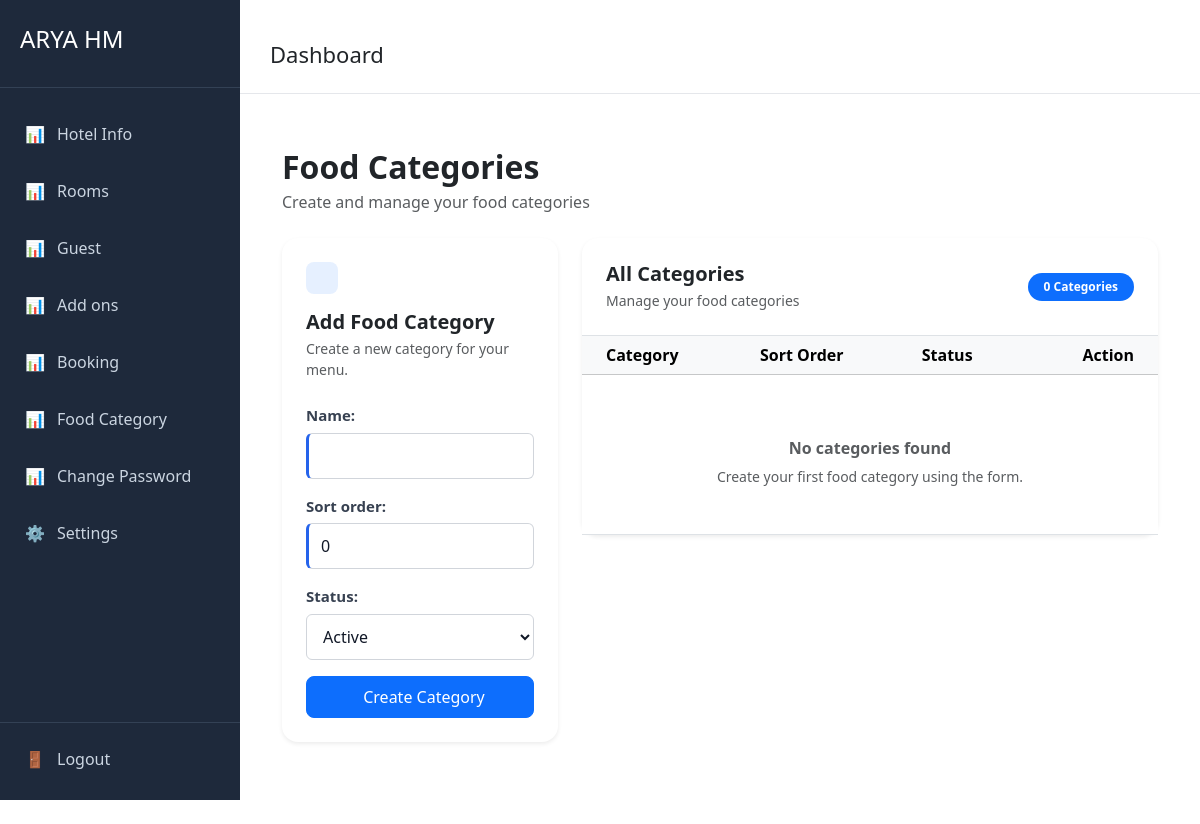
The app's page /food/category (signed in), older data.
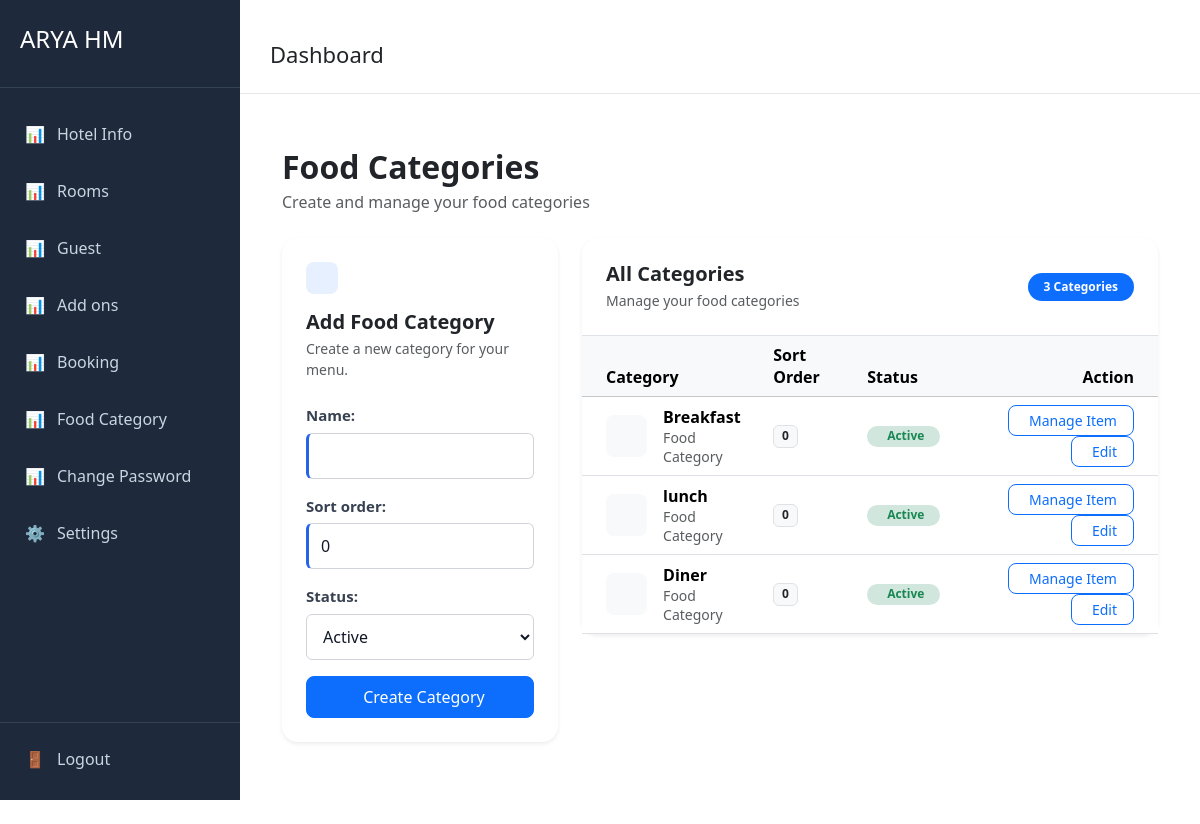
The same page, newer data.
### foodcategory/models.py (models this page shows, shortened)
class FoodCategory(models.Model):
    hotel = models.ForeignKey(Hotel, on_delete=models.CASCADE)
    name = models.CharField(max_length=100)
    sort_order = models.IntegerField(default=0)
    status = models.CharField(choices=FoodCategoryStatus.choices,default=FoodCategoryStatus.Active,max_length=2)
    @staticmethod
    def find_all(hotel: Hotel):
        return [i for i in FoodCategory.objects.filter(Q(hotel=hotel)).order_by('sort_order')]

### foodcategory/views.py (the view)
# urls.py: path('category', views.foodCategory_index, name='foodCategory_index'),
def foodCategory_index(request:HttpRequest):
    hotel= getHotel(request)
    food_category_form=FoodCategoryForm()
    msg=""
    if FoodCategoryForm.create(request,hotel)!=None:
        msg="Success fully created food category"
    context ={
        "food_category":FoodCategory.find_all(hotel),
        "food_category_form":food_category_form,
        "msg":msg
    }
    return render(request, "foodCategory/index.html",context)

### foodcategory/forms.py
class FoodCategoryForm(forms.ModelForm):
    class Meta:
        model = FoodCategory
        fields = '__all__'
        exclude = ['hotel']
    @staticmethod
    def create(request,hotel:Hotel)->FoodCategory|None:
        food_category=None
        if request.method=="POST":
            food_category_form=FoodCategoryForm(request.POST)
            if food_category_form.is_valid():
                food_category=food_category_form.save(commit=False)
                food_category.hotel=hotel
                food_category.save()
        return food_category

### hotel/models.py (called while the page is built)
    def __str__(self):
        return f"{self.user.username} - {self.hotel.name}"

### hotel/views.py (called while the page is built)
def getHotel(request):
    try:
        r =request.user.hotel_users.all()
        print(r)
        return r[0].hotel
    except Exception as e:
        print(e)
        return None

### foodcategory/templates/foodCategory/index.html (shortened to what the changed rows need)
{% extends "user/base.html" %}
{% block page_title %}
Dashboard
{% endblock %}
{% block content %}
<div class="container-fluid py-4">
    <div class="d-flex justify-content-between align-items-center mb-4">
        <div>
            <h2 class="fw-bold mb-1">Food Categories</h2>
        </div>
    </div>
    <div class="row g-4">
        <div class="col-lg-8">
            <div class="card border-0 shadow-sm rounded-4">
                <div class="card-body p-0">
                    <div class="p-4 border-bottom">
                        <div class="d-flex justify-content-between align-items-center">
                            <div>
                                <h5 class="fw-bold mb-1">All Categories</h5>
                                <p class="text-muted small mb-0">
                                </p>
                            </div>
                            <span class="badge bg-primary rounded-pill px-3 py-2">
                                {{ food_category|length }} Categories
                            </span>
                        </div>
                    </div>
                    <div class="table-responsive">
                        <table class="table align-middle mb-0">
                            <thead class="table-light">
                                <tr>
                                    <th class="ps-4">Category</th>
                                    <th>Sort Order</th>
                                    <th>Status</th>
                                    <th class="text-end pe-4">Action</th>
                                </tr>
                            </thead>
                            <tbody>
                                {% for fc in food_category %}
                                <tr>
                                    <td class="ps-4">
                                        <div class="d-flex align-items-center">
                                            <div class="rounded-3 bg-light
                                                        d-flex align-items-center
                                                        justify-content-center me-3"
                                                 style="width:42px;height:42px;">
                                            </div>
                                            <div>
                                                <div class="fw-semibold">
                                                    {{ fc.name }}
                                                </div>
                                                <small class="text-muted">
                                                    Food Category
                                                </small>
                                            </div>
                                        </div>
                                    </td>
                                    <td>
                                        <span class="badge bg-light text-dark border">
                                            {{ fc.sort_order }}
                                        </span>
                                    </td>
                                    <td>
                                        {% if fc.status == "A" %}
                                            <span class="badge bg-success-subtle text-success rounded-pill px-3">
                                                Active
                                            </span>
                                        {% else %}
                                            <span class="badge bg-danger-subtle text-danger rounded-pill px-3">
                                                <i class="bi bi-x-circle me-1"></i>
                                                Inactive
                                            </span>
                                        {% endif %}
                                    </td>
                                    <td class="text-end pe-4">
                                         <a href="{% url 'food_category_manage_item' fc.id %}"
                                           class="btn btn-sm btn-outline-primary rounded-3 px-3">
                                            Manage Item
                                        </a>
                                        <a href="{% url 'foodCategory_edit' fc.id %}"
                                           class="btn btn-sm btn-outline-primary rounded-3 px-3">
                                            Edit
                                        </a>
                                    </td>
                                </tr>
                                {% empty %}
                                <tr>
                                    <td colspan="4" class="text-center py-5">
                                        <div class="text-muted">
                                            <h6 class="fw-semibold">
                                                No categories found
                                            </h6>
                                            <p class="small mb-0">
                                                Create your first food category using the form.
                                            </p>
                                        </div>
                                    </td>
                                </tr>
                                {% endfor %}
                            </tbody>
                        </table>
                    </div>
                </div>
            </div>
        </div>
    </div>
</div>
{% endblock %}

Row changes from the older to the newer data that the page shows:
added FoodCategory: name "Breakfast", sort_order "0", status "Active"
added FoodCategory: name "lunch", sort_order "0", status "Active"
added FoodCategory: name "Diner", sort_order "0", status "Active"
Text that changed along with them:
{{ food_category|length }}: "0" → "3"
text no longer shown: "No categories found Create your first food category using the form."
